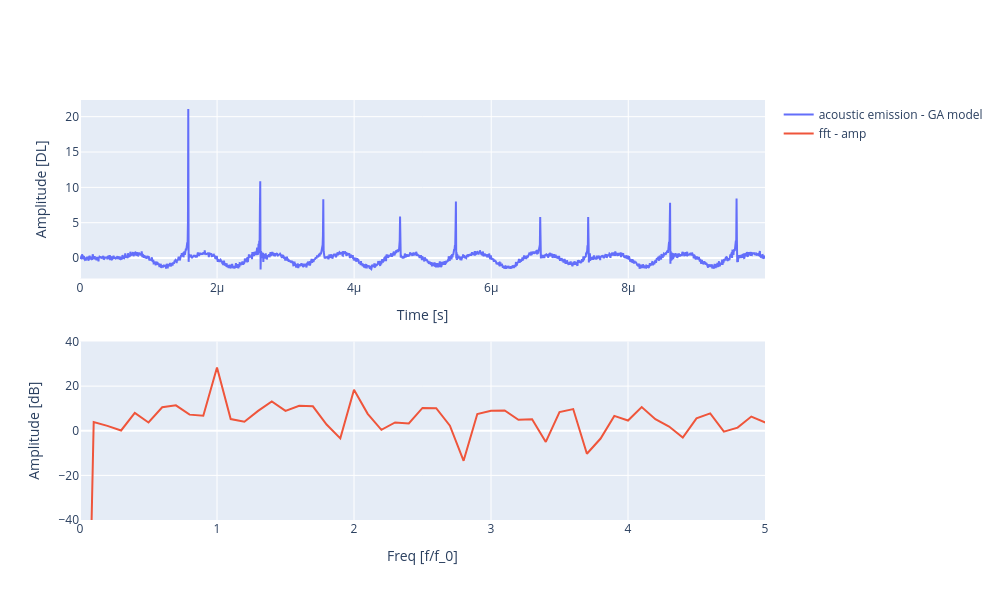

Notebook code cell kept with this figure:
### Code cell
# Plot generated data
fft_lim = 5
fft_data, freq = fft(data_processed, sampling_rate, frequency)
psd_data, psd_freq = psd(data_processed, sampling_rate, frequency)

# plot sound wave and fft
fig = make_subplots(rows=2, cols=1)
fig.add_trace(
    go.Scatter(x=t_plot, y=data_processed, mode="lines", name="acoustic emission - GA model"), row=1, col=1
)
fig.add_trace(
    go.Scatter(x=psd_freq, y=to_dB(psd_data), 
               mode="lines", name="fft - amp"),
    row=2,
    col=1,
)
# fig.add_trace(
#     go.Scatter(
#         x=freq, y=np.angle(fft_data, deg=True), mode="lines", name="fft - phase"
#     ),
#     row=3,
#     col=1,
# )

fig.update_layout(
    height=600,
    width=1000,
    xaxis1=dict(title="Time [s]"),
    xaxis2=dict(title="Freq [f/f_0]", range=[0, fft_lim]),
    # xaxis3=dict(title="Freq [f/f_0]", range=[0, fft_lim]),
    yaxis1=dict(title="Amplitude [DL]"),
    yaxis2=dict(title="Amplitude [dB]",range=[-40,40]),
    # yaxis3=dict(title="Amplitude [rad]"),
)
fig.show()
if savefig_flag:
    save_figure(fig, f"GA_pressure_{result_id}")

### Figure 1 — Plotly figure (JSON) as saved in the notebook; plotly's stock layout.template omitted (floating-point values rounded to 4 significant figures; data arrays with more than 128 entries replaced by an {"elided": "..."} marker saying what was removed)
{"data": [{"mode": "lines", "name": "acoustic emission - GA model", "type": "scatter", "x": {"elided": "2000 float values"}, "xaxis": "x", "y": {"elided": "2000 float values"}, "yaxis": "y"}, {"mode": "lines", "name": "fft - amp", "type": "scatter", "x": {"elided": "1000 float values"}, "xaxis": "x2", "y": {"elided": "1000 float values"}, "yaxis": "y2"}], "layout": {"height": 600, "width": 1000, "xaxis": {"anchor": "y", "autorange": true, "domain": [0, 1], "range": [0, 9.995e-06], "title": {"text": "Time [s]"}, "type": "linear"}, "xaxis2": {"anchor": "y2", "domain": [0, 1], "range": [0, 5], "title": {"text": "Freq [f/f_0]"}, "type": "linear"}, "yaxis": {"anchor": "x", "autorange": true, "domain": [0.575, 1], "range": [-2.894, 22.36], "title": {"text": "Amplitude [DL]"}, "type": "linear"}, "yaxis2": {"anchor": "x2", "domain": [0, 0.425], "range": [-40, 40], "title": {"text": "Amplitude [dB]"}, "type": "linear"}}}
